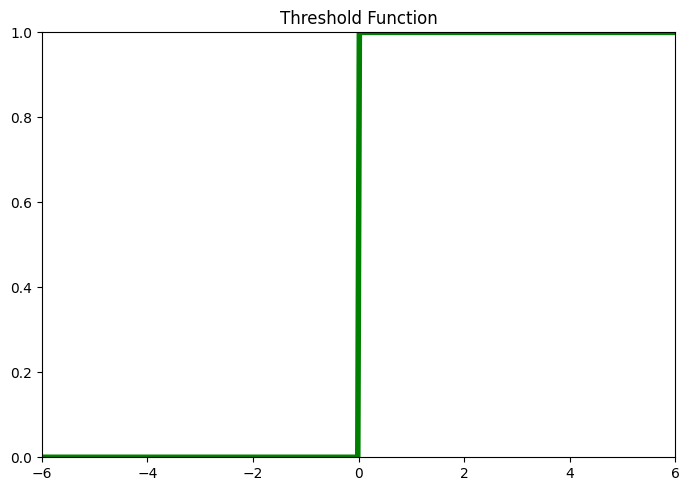

Recreate this plot in Python.
import numpy as np
import matplotlib.pyplot as plt

def threshold(x):
    return np.where(x >= 0, 1, 0)

x = np.linspace(-6,6,400)

fig, (ax1) = plt.subplots(1,figsize=(7,5))

#threshold plotting
ax1.plot(x, threshold(x), color='green', linewidth=4)
ax1.set_title('Threshold Function', loc='center')
ax1.set_ylim([0,1])
ax1.set_xlim([-6,6])

plt.tight_layout()
plt.savefig('plot1.png', format='png', bbox_inches='tight')
plt.show()
